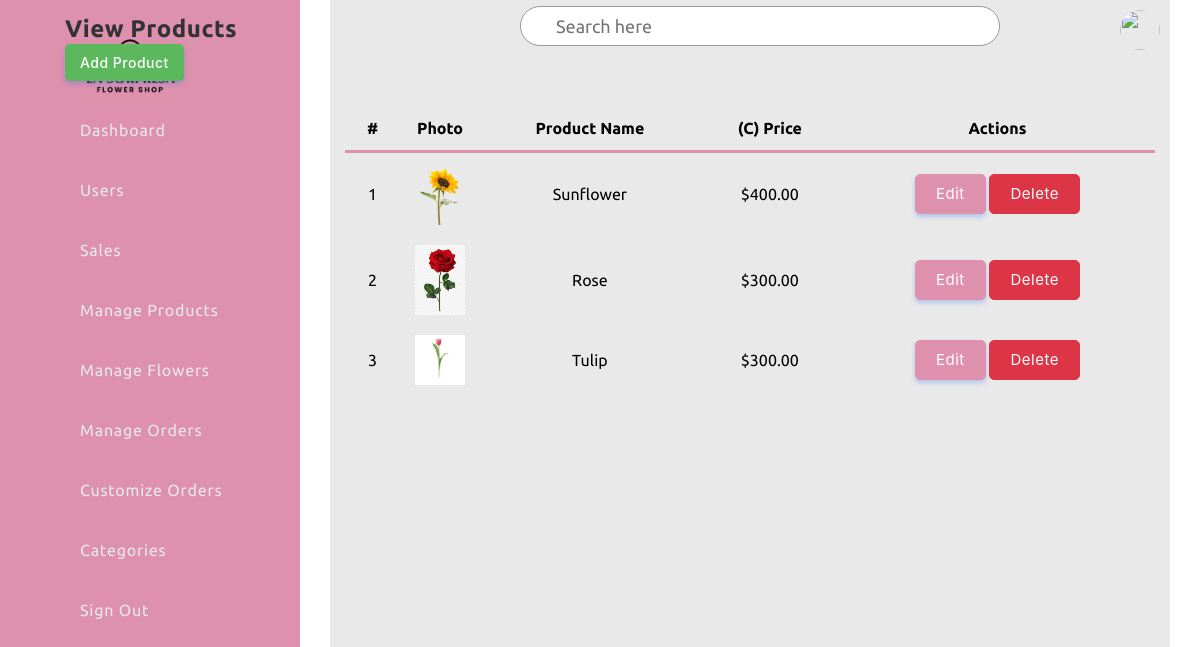
The app's page /admin/product/flowers.php with its own data.
### tables this page shows
CREATE TABLE `flowers` (
  `id` int(11) NOT NULL,
  `name` varchar(255) NOT NULL,
  `quantity` int(11) NOT NULL,
  `price` decimal(10,2) DEFAULT NULL,
  `image` varchar(255) NOT NULL
);

### admin/product/flowers.php (the view, shortened to what this page needs)
<?php
require_once('../header.php');
$stmt = $pdo->prepare("SELECT * FROM flowers");
$stmt->execute();
$flowers = $stmt->fetchAll(PDO::FETCH_ASSOC);
$i = 1;
?>
<!DOCTYPE html>
<html lang="en">
<head>
    <link rel="stylesheet" href="css/product.css">
    <link rel="stylesheet" href="https://cdnjs.cloudflare.com/ajax/libs/animate.css/4.1.1/animate.min.css"/>
    <link rel="stylesheet" href="https://cdnjs.cloudflare.com/ajax/libs/font-awesome/6.5.2/css/all.min.css">
    <link rel="stylesheet" href="../../css/animations.css">
    <link rel="stylesheet" href="../../css/admin1.css">
    <link rel="stylesheet" href="../../css/admin2.css">
</head>
<body>
    <div class="container">
    <div class="navigation">
            <ul>
                <li>
                    <a href="#">
                        <div class="logo-container">
                        </div>
                        <span class="title"></span>
                    </a>
                </li>
                <li>
                    <a href="../dashboard.php">
                        <span class="icon">
                        </span>
                        <span class="title">Dashboard</span>
                    </a>
                </li>
                <li>
                    <a href="../users.php">
                        <span class="icon">
                        </span>
                        <span class="title">Users</span>
                    </a>
                </li>
                <li>
                    <a href="../sales-report.php">
                        <span class="icon">
                        </span>
                        <span class="title">Sales</span>
                    </a>
                </li>
                <li>
                    <a href="product.php">
                        <span class="icon">
                        </span>
                        <span class="title">Manage Products</span>
                    </a>
                </li>
                <li>
                    <a href="flowers.php">
                        <span class="icon">
                        </span>
                        <span class="title">Manage Flowers</span>
                    </a>
                </li>
                <li>
                    <a href="../orders/order.php">
                        <span class="icon">
                        </span>
                        <span class="title">Manage Orders</span>
                    </a>
                </li>
                <li>
                    <a href="../customize/customize-order.php">
                        <span class="icon">
                        </span>
                        <span class="title"> Customize Orders</span>
                    </a>
                </li>
                <li>
                    <a href="../settings.php">
                        <span class="icon">
                        </span>
                        <span class="title">Categories</span>
                    </a>
                </li>
                <li>
                    <a href="../logout.php">
                        <span class="icon">
                        </span>
                        <span class="title">Sign Out</span>
                    </a>
                </li>
            </ul>
        </div>
        <section class="content-header">
            <div class="content-header-left">
                <h1>View Products</h1>
            </div>
            <div class="content-header-right">
                <button type="button" class="btn btn-primary btn-sm" data-toggle="modal" data-target="#addFlowerModal">Add Product</button>
            </div>
        </section>
        <div class="main">
            <div class="topbar">
                <div class="toggle">
                </div>
                <div class="search">
                    <label>
                        <input type="text" placeholder="Search here">
                    </label>
                </div>
                <div class="user">
                    <img src="assets/imgs/customer01.jpg" alt="">
                </div>
            </div>
            <div class="abc scroll">
                <table width="93%" class="sub-table scrolldown" border="0">
                    <thead>
                        <tr>
                            <th class="table-headin">#</th>
                            <th class="table-headin">Photo</th>
                            <th class="table-headin">Product Name</th>
                            <th class="table-headin">(C) Price</th>
                            <th class="table-headin">Actions</th>
                        </tr>
                    </thead>
                    <tbody>
                        <?php foreach ($flowers as $flower): ?>
                            <tr>
                                <td><?php echo $i++; ?></td>
                                <td style="width:82px;">
                                    <img src="<?php echo htmlspecialchars($flower['image']); ?>" alt="<?php echo htmlspecialchars($flower['name']); ?>" width="50">
                                </td>
                                <td><?php echo htmlspecialchars($flower['name']); ?></td>
                                <td>$<?php echo number_format($flower['price'], 2); ?></td>
                                <td>
                                    <button type="button" class="btn btn-primary btn-xs" data-toggle="modal" data-target="#editFlowerModal"
                                        data-id="<?php echo $flower['id']; ?>"
                                        data-name="<?php echo htmlspecialchars($flower['name']); ?>"
                                        data-quantity="<?php echo $flower['quantity']; ?>"
                                        data-price="<?php echo $flower['price']; ?>">
                                        Edit
                                    </button>
                                    <a href="#" class="btn btn-danger btn-xs" data-href="flower-delete.php?id=<?php echo $flower['id']; ?>" data-toggle="modal" data-target="#confirm-delete">Delete</a>
                                </td>
                            </tr>
                        <?php endforeach; ?>
                    </tbody>
                </table>
            </div>
        </div>
    </div>
</body>
</html>

### css/style.css (style rules this page uses)
* { font-family: "Ubuntu", sans-serif; margin: 0; padding: 0; box-sizing: border-box; }
:root { --blue: #dd91ad; --white: #e9e9e9; --gray: #f5f5f5; --black1: #222; --black2: #999; }
body { min-height: 100vh; overflow-x: hidden; }
.container { position: relative; width: 100%; }
.navigation { position: fixed; width: 300px; height: 100%; background: var(--blue); border-left: 10px solid var(--blue); transition: 0.5s; overflow: hidden; }
.navigation ul { position: absolute; top: 0; left: 0; width: 100%; }
.logo-container { position: absolute; top: 20px; left: 50%; transform: translateX(-70%); z-index: 10; }
.navigation ul li { position: relative; width: 100%; list-style: none; border-top-left-radius: 30px; border-bottom-left-radius: 30px; }
.navigation ul li:nth-child(1) { margin-bottom: 40px; pointer-events: none; }
.navigation ul li a { position: relative; display: block; width: 100%; display: flex; text-decoration: none; color: var(--white); }
.navigation ul li a .icon { position: relative; display: block; min-width: 60px; height: 60px; line-height: 75px; text-align: center; }
.navigation ul li a .title { position: relative; display: block; padding: 0 10px; height: 60px; line-height: 60px; text-align: start; white-space: nowrap; }
.main { position: absolute; width: calc(100% - 300px); left: 300px; min-height: 100vh; background: var(--white); transition: 0.5s; }
.topbar { width: 100%; height: 60px; display: flex; justify-content: space-between; align-items: center; padding: 0 10px; }
.toggle { position: relative; width: 60px; height: 60px; display: flex; justify-content: center; align-items: center; font-size: 2.5rem; cursor: pointer; }
.search { position: relative; width: 400px; margin: 0 10px; }
.search label { position: relative; width: 100%; }
.search label input { width: 100%; height: 40px; border-radius: 40px; padding: 5px 20px; padding-left: 35px; font-size: 18px; outline: none; border: 1px solid var(--black2); }
.user { position: relative; width: 40px; height: 40px; border-radius: 50%; overflow: hidden; cursor: pointer; }
.user img { position: absolute; top: 0; left: 0; width: 100%; height: 100%; object-fit: cover; }

### css/admin1.css (style rules this page uses)
.container { display: flex; flex-wrap: wrap; height: 100vh; }

### css/admin2.css (style rules this page uses)
:root { --primarycolor: #dd91ad; --primarycolorhover: #dd91ad; --btnice:#D8EBFA; --btnnicetext:#1b62b3; }
body { margin: 0; padding: 0; border-spacing: 0; font-family: 'Inter', sans-serif; }
.btn { cursor: pointer; padding: 8px 20px; outline: none; text-decoration: none; font-size: 15px; letter-spacing: 0.5px; transition: all 0.3s; border-radius: 5px; font-family: 'Inter', sans-serif; }
.btn-primary { background-color: var(--primarycolor) ; border: 1px solid var(--primarycolor) ; color: #fff ; box-shadow: 0 3px 5px 0 rgba(57,108,240,0.3); }
.sub-table { border: 1px solid #ebebeb; border-radius: 8px; }
.table-headin { font-size: 16px; font-weight: 500; padding: 10px; border-bottom: 3px solid var(--primarycolor); }
.abc { width: 100%; height: 550px; overflow: auto; }

### records on screen
flowers: image (picture), name "Sunflower", price "400.00"
flowers: image (picture), name "Rose", price "300.00"
flowers: image (picture), name "Tulip", price "300.00"
